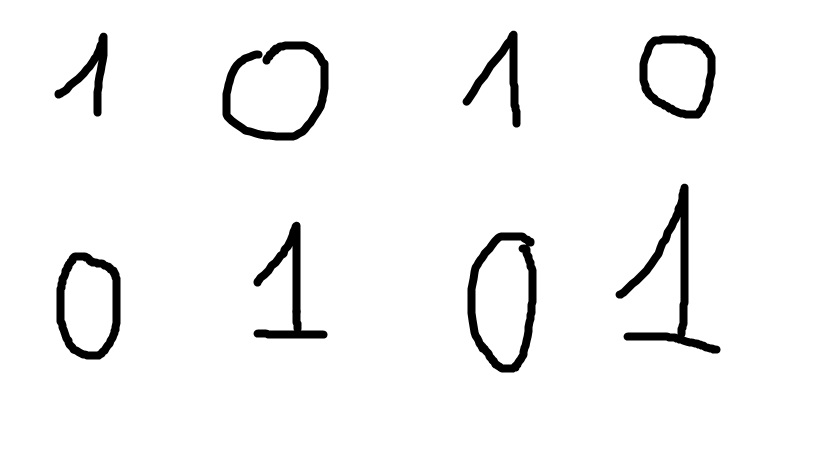
#> input picture pictures/hd2.jpg, 819 x 460 px
$ python handling_digit.py
#> lines starting #> are read from the running program, lines starting #| are printed output that depends on the picture; after the words box and inside, x2 and y2 are one past the last pixel; in counts of white or black regions, pixels touching at a corner belong together
import cv2
import numpy as np

image = cv2.imread("pictures/hd2.jpg")
#> image is the input picture: shape (460, 819, 3); min 0, max 255, mean 243.7

height, width = image.shape[:2]
#> height = 460; width = 819
scaledWidth = 900
scaledHeight = int((scaledWidth * height) / width)
#> scaledHeight = 505
image = cv2.resize(image, (scaledWidth, scaledHeight), fx= 0.5, fy=0.5, interpolation= cv2.INTER_AREA)
#> image: shape (505, 900, 3)

im_gray = cv2.cvtColor(image,cv2.COLOR_BGR2GRAY)
im_gray = cv2.GaussianBlur(im_gray,(5,5),2)
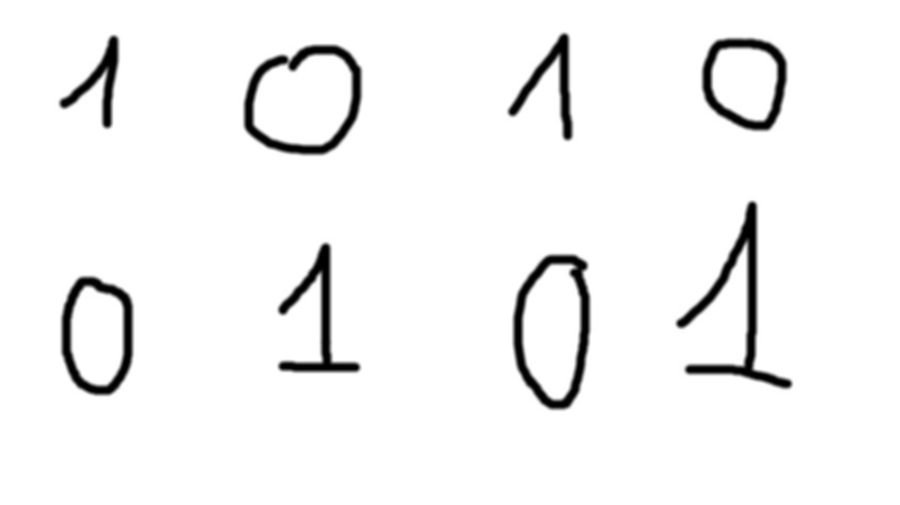
#> im_gray: shape (505, 900); min 0, max 255, mean 243.7


ret, im_th = cv2.threshold(im_gray,94,200,cv2.THRESH_BINARY_INV)
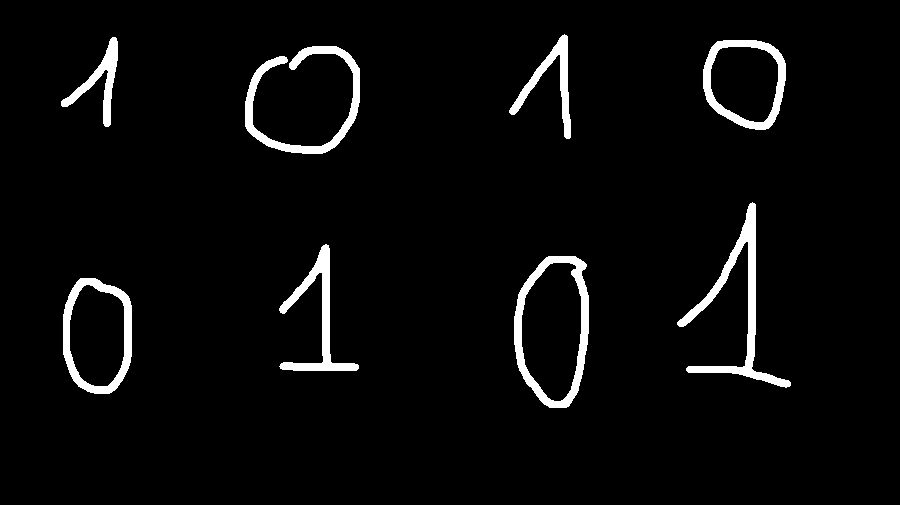
#> im_th: shape (505, 900); values 0 (black) and 200 (white), 3.9% white; 8 white regions
ctrs,_ = cv2.findContours(im_th.copy(),cv2.RETR_EXTERNAL,cv2.CHAIN_APPROX_SIMPLE)
#> ctrs = 8 contours; box (x1, y1, x2, y2) and area: (514, 256, 589, 408) 9044, (63, 278, 132, 394) 6601, (703, 40, 786, 130) 5980, (677, 202, 791, 388) 2760, (245, 46, 360, 154) 2358, (279, 244, 359, 371) 1887, (509, 34, 571, 139) 1286, (61, 37, 118, 127) 1142
rects =[cv2.boundingRect(ctr) for ctr in ctrs]
#> rects = [(63, 278, 69, 116), (514, 256, 75, 152), (279, 244, 80, 127), (677, 202, 114, 186), (245, 46, 115, 108), (703, 40, 83, 90), (61, 37, 57, 90), (509, 34, 62, 105)]

# [37 lines of commented-out code are left out]

for rect in rects:
    # if (rect[2])>130 and (rect[3])>130:
    cv2.rectangle(image,(rect[0],rect[1]),(rect[2]+rect[0],rect[3]+rect[1]),(0,255,0),15)
    len = int(rect[3]*1.6)
    pt1 = int(rect[1]+rect[3]//2-len//2)
    pt2 = int(rect[0]+rect[2]//2-len//2)
    roi = im_th[pt1:pt1+len,pt2:pt2+len]
        # roi = cv2.resize(roi,(28,28),interpolation=cv2.INTER_AREA)
        # roi = cv2.dilate(roi,(3,3))
        # roi_r =np.array([roi]).reshape(1,28*28)

    print (roi)
#> this loop made 8 passes
#> (rect, len, pt1, pt2) on passes 1 to 8: ((63, 278, 69, 116), 185, 244, 5), ((514, 256, 75, 152), 243, 211, 430), ((279, 244, 80, 127), 203, 206, 218), ((677, 202, 114, 186), 297, 147, 586), ((245, 46, 115, 108), 172, 14, 216), ((703, 40, 83, 90), 144, 13, 672), ((61, 37, 57, 90), 144, 10, 17), ((509, 34, 62, 105), 168, 2, 456)
#> (printed output is left out)
#> pass 1, `roi = im_th[pt1:pt1+len,pt2:pt2+len]`:
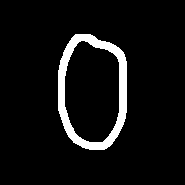
#> roi: shape (185, 185); values 0 (black) and 200 (white), 6.6% white; 1 white region, box (x1, y1, x2, y2) and area: (58, 34, 127, 150) 2246
#> pass 2, `roi = im_th[pt1:pt1+len,pt2:pt2+len]`:
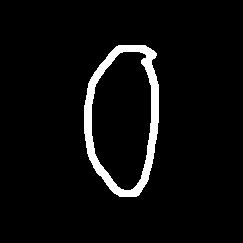
#> roi: shape (243, 243); values 0 (black) and 200 (white), 4.8% white; 1 white region, box (x1, y1, x2, y2) and area: (84, 45, 159, 197) 2839
#> pass 3, `roi = im_th[pt1:pt1+len,pt2:pt2+len]`:
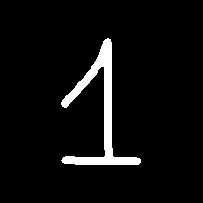
#> roi: shape (203, 203); values 0 (black) and 200 (white), 5.2% white; 1 white region, box (x1, y1, x2, y2) and area: (61, 38, 141, 165) 2129
#> after the loop:
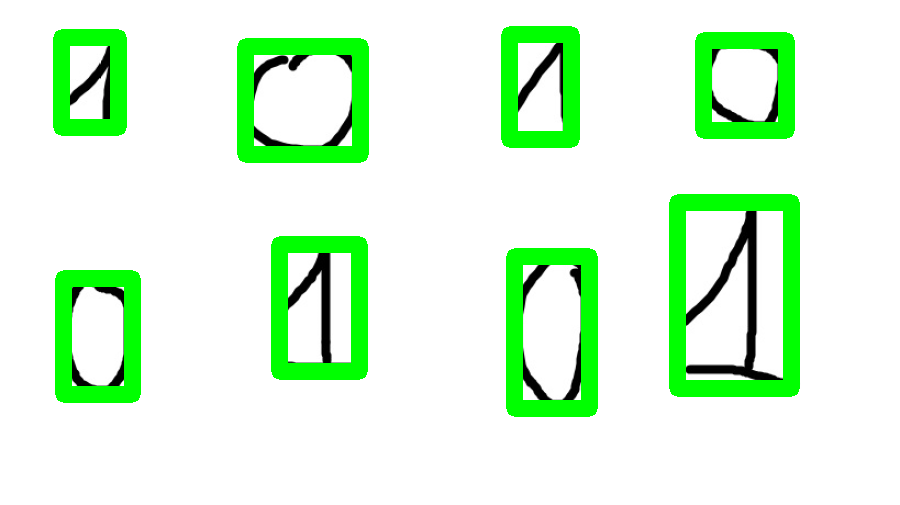
#> image: shape (505, 900, 3); mean B, G, R 218.4, 249.1, 218.4
        # [4 lines of commented-out code are left out]

cv2.imshow("Image", image)
cv2.waitKey(0)
cv2.destroyAllWindows()

$ run again, with pictures/hd3.jpg copied over pictures/hd2.jpg
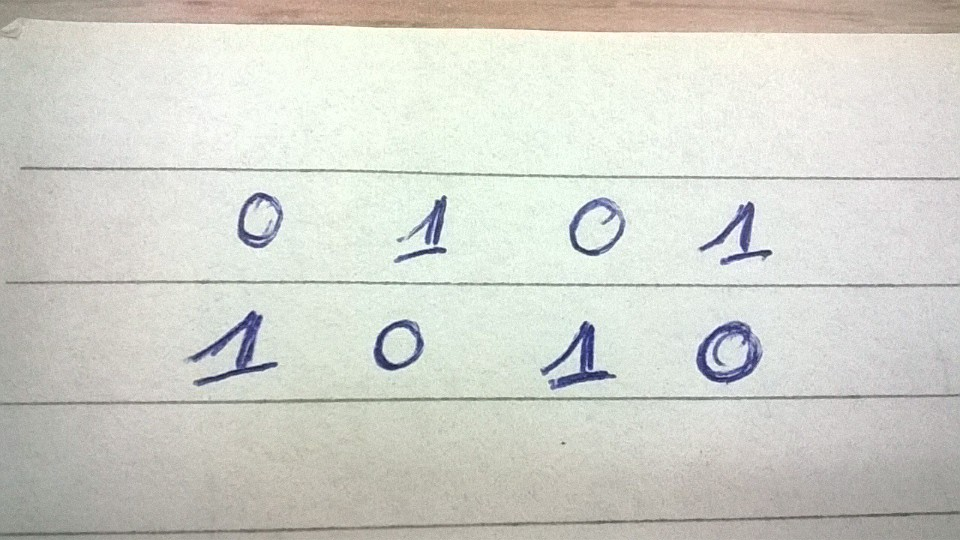
#> input picture pictures/hd3.jpg, 960 x 540 px
#> image is the input picture: shape (540, 960, 3); mean B, G, R 203.9, 211.1, 210
#> `ret, im_th = cv2.threshold(im_gray,94,200,cv2.THRESH_BINARY_INV)`:
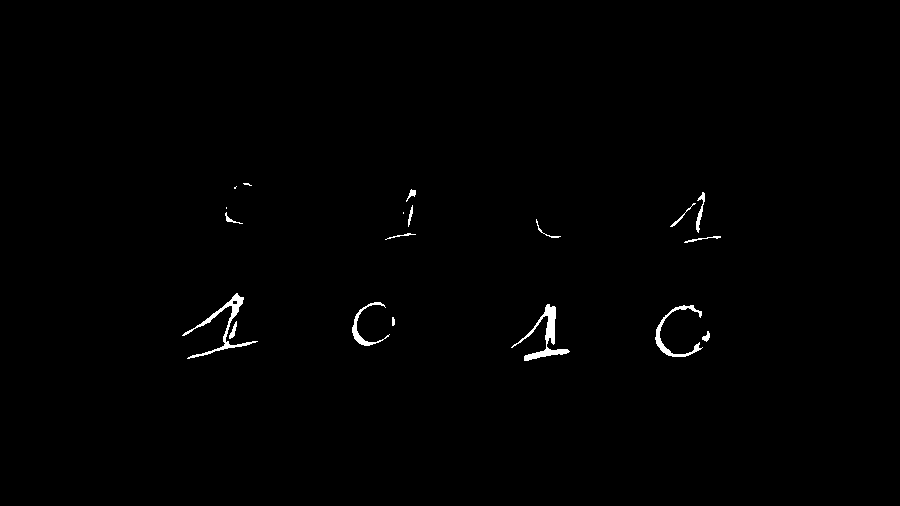
#> im_th: shape (506, 900); values 0 (black) and 200 (white), 0.61% white; 19 white regions (4 under 20 px)
#> ctrs = 19 contours, 7 with area under 20; largest, box (x1, y1, x2, y2) and area: (511, 304, 570, 361) 579, (182, 293, 258, 359) 492, (655, 305, 703, 357) 332, (352, 302, 390, 346) 216, (696, 192, 705, 233) 90
#> rects = 19 items, first 6: (702, 331, 8, 11), (229, 321, 8, 18), (392, 317, 3, 9), (655, 305, 48, 52), (511, 304, 59, 57), (352, 302, 38, 44)
#> the loop `for rect in rects:` made 19 passes
#> (rect, len, pt1, pt2) on passes 1 to 8: ((702, 331, 8, 11), 17, 328, 698), ((229, 321, 8, 18), 28, 316, 219), ((392, 317, 3, 9), 14, 314, 386), ((655, 305, 48, 52), 83, 290, 638), ((511, 304, 59, 57), 91, 287, 495), ((352, 302, 38, 44), 70, 289, 336), ((182, 293, 76, 66), 105, 274, 168), ((684, 236, 37, 7), 11, 234, 697)
#> (printed output is left out)
#> after the loop `for rect in rects:`:
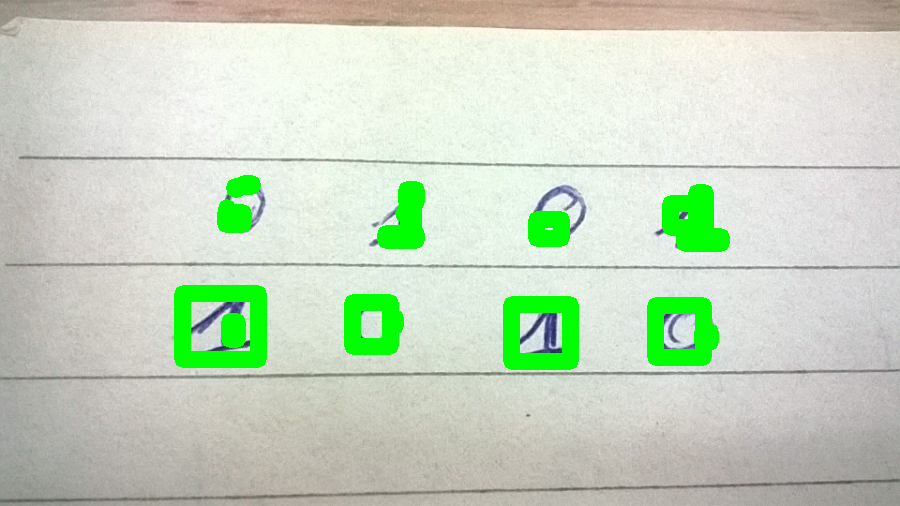
#> image: shape (506, 900, 3); mean B, G, R 193.4, 214.4, 200.3
